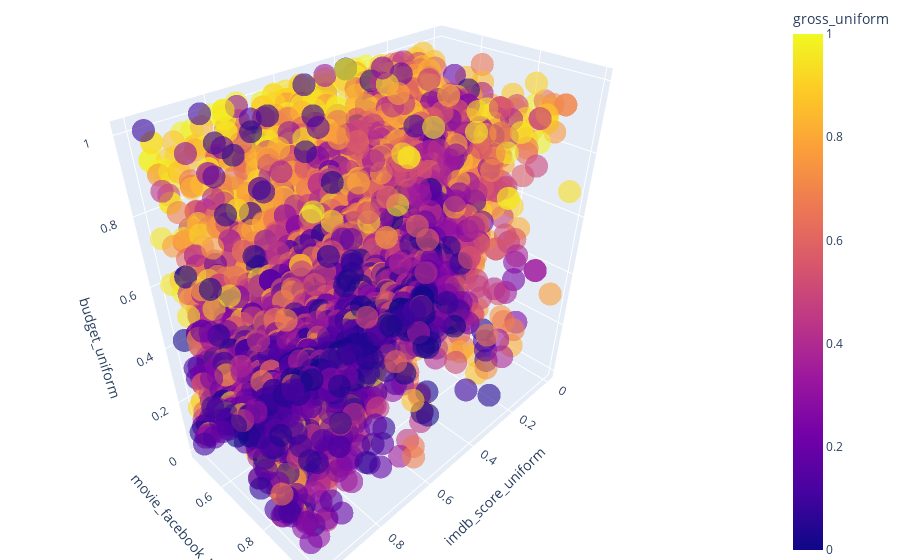

Source (notebook cell):
### Code cell
fig = px.scatter_3d(
    df,
    x='imdb_score_uniform',
    y='movie_facebook_likes_uniform',
    z='budget_uniform',
    color='gross_uniform',
    opacity=0.6
)

fig.update_layout(margin=dict(l=0, r=0, b=0, t=0))
display(fig)

### Figure 1 — Plotly figure (JSON) as saved in the notebook; plotly's stock layout.template omitted (floating-point values rounded to 4 significant figures; data arrays with more than 128 entries replaced by an {"elided": "..."} marker saying what was removed)
{"data": [{"hovertemplate": "imdb_score_uniform=%{x}<br>movie_facebook_likes_uniform=%{y}<br>budget_uniform=%{z}<br>gross_uniform=%{marker.color}<extra></extra>", "legendgroup": "", "marker": {"color": {"elided": "3809 float values"}, "coloraxis": "coloraxis", "opacity": 0.6, "symbol": "circle"}, "mode": "markers", "name": "", "scene": "scene", "showlegend": false, "type": "scatter3d", "x": {"elided": "3809 float values"}, "y": {"elided": "3809 float values"}, "z": {"elided": "3809 float values"}}], "layout": {"autosize": true, "coloraxis": {"colorbar": {"title": {"text": "gross_uniform"}}, "colorscale": [[0, "#0d0887"], [0.1111, "#46039f"], [0.2222, "#7201a8"], [0.3333, "#9c179e"], [0.4444, "#bd3786"], [0.5556, "#d8576b"], [0.6667, "#ed7953"], [0.7778, "#fb9f3a"], [0.8889, "#fdca26"], [1, "#f0f921"]]}, "legend": {"tracegroupgap": 0}, "margin": {"b": 0, "l": 0, "r": 0, "t": 0}, "scene": {"aspectmode": "auto", "aspectratio": {"x": 1.229, "y": 0.6622, "z": 1.229}, "domain": {"x": [0, 1], "y": [0, 1]}, "xaxis": {"title": {"text": "imdb_score_uniform"}, "type": "linear"}, "yaxis": {"title": {"text": "movie_facebook_likes_uniform"}, "type": "linear"}, "zaxis": {"title": {"text": "budget_uniform"}, "type": "linear"}}}}
